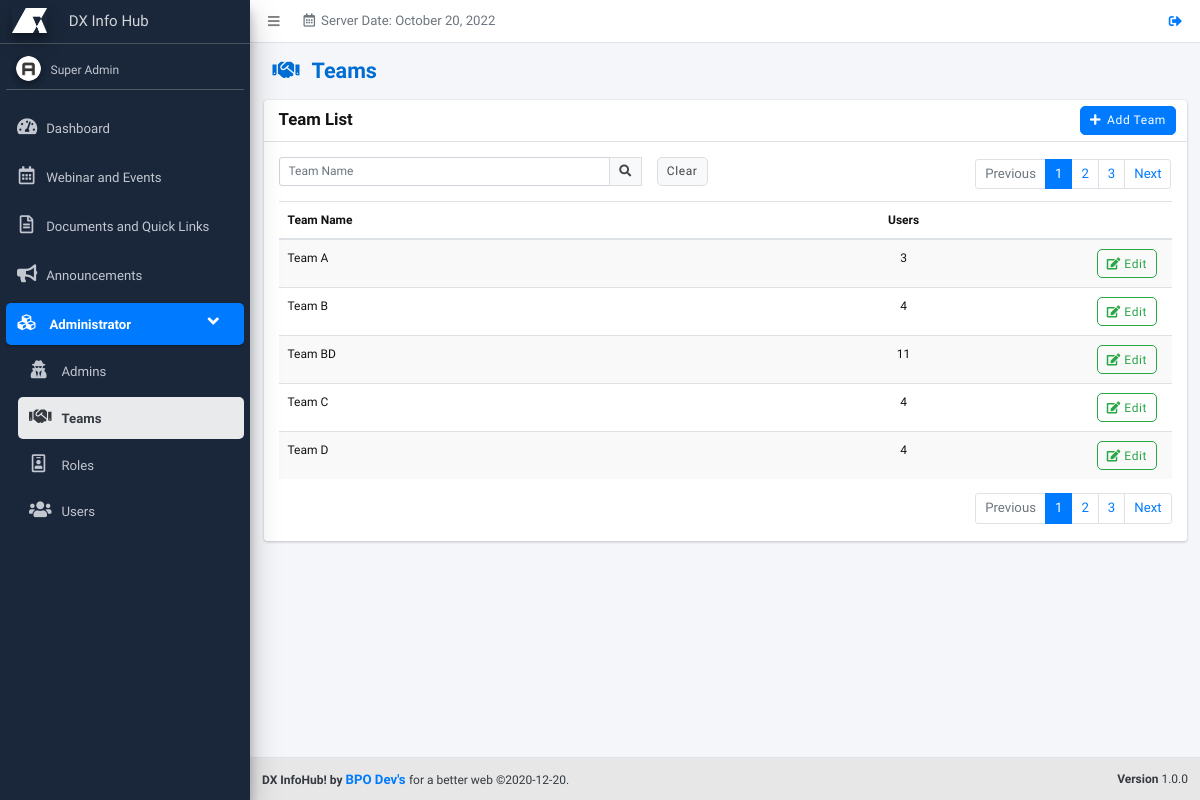
/pages/teams/index.php (signed in), run on the app's committed database.
### tables this page shows
CREATE TABLE `teams` (
  `id` int(11) NOT NULL,
  `team_name` varchar(100) NOT NULL,
  `team_status` int(11) NOT NULL DEFAULT 0,
  `temp_del` int(11) NOT NULL DEFAULT 0,
  `timestamp` timestamp NOT NULL DEFAULT current_timestamp() ON UPDATE current_timestamp()
);

### includes/functions.php (called while the page is built, shortened)
<?php
function renderLang($lang_arr) {
	if(isset($lang_arr[$GLOBALS['default_lang_idx']])) {
		if($lang_arr[$GLOBALS['default_lang_idx']] != '') {
			$return = $lang_arr[$GLOBALS['default_lang_idx']];
		} else {
			$return = $lang_arr[0];
		}
	} else {
		$return = $lang_arr[0];
	}
	return $return;
}
function checkSession() {
	$r = 0;
	if(isset($_SESSION['sys_id'])) {
		$r = 1;
	}
	return $r;
}
function checkPermission($permission) {
	$r = 0;
	if(in_array($permission,$_SESSION['sys_permissions'])) {
		$r = 1;
	}
	return $r;
}
function encryptID($id,$module = '') {
	return processIDEncryption($id,'encrypt',$module);
}
function processIDEncryption($id,$action,$module) {
	$charBank_arr = array('_q','i','_B','l','_a','M','f','u','_g','O','h','9','V','W','F','s','6','K','P','_b','8','_r','X','3','Y','2','N','d','q','_S','j','_L','_R','p','Z','E','5','e','x','A','_k','_I','g','_Q','_G','J','G','_j','_J','b','_c','o','_E','_p','m','1','_i','_K','_o','B','I','S','_l','_H','0','_n','Q','y','_D','a','H','n','L','_C','D','t','k','_P','R','_e','_s','_M','z','_d','c','_A','_m','w','v','_h','_N','U','_O','T','C','7','_F','r','_f','4');
	$output = '';
	if($action == 'encrypt') {
		$epoch_time = substr(time() * rand(1,100),0,10);
		$dynamic_val = '';
		$dynamic_val .= $charBank_arr[($epoch_time[0].$epoch_time[1])*1];
		$dynamic_val .= $charBank_arr[($epoch_time[2].$epoch_time[3])*1];
		$dynamic_val .= $charBank_arr[($epoch_time[4].$epoch_time[5])*1];
		$dynamic_val .= $charBank_arr[($epoch_time[6].$epoch_time[7])*1];
		$dynamic_val .= $charBank_arr[($epoch_time[8].$epoch_time[9])*1];
		$secret_key = $dynamic_val;
	}
	$encrypt_method = "AES-256-CBC";
	$key = hash('sha256',$secret_key);
	if($module == '') {
		$module = $GLOBALS['page'];
	}
	$iv = substr(hash('sha256',$module),0,16);
	if($action == 'encrypt') {
		$output = base64_encode(openssl_encrypt($id,$encrypt_method,$key,0,$iv)).$dynamic_val;
	} else {
		$id = str_replace($secret_key,'',$id);
		$output = openssl_decrypt(base64_decode($id),$encrypt_method,$key,0,$iv);
	}
	return $output;
}
?>

### includes/lang/teams.php (called while the page is built, shortened)
<?php
$team = array(
	'Teams',
	''
);
$team_list = array(
	'Team List',
	''
);
$team_add = array(
	'Add Team',
	''
);
$team_edit = array(
	'Edit Team',
	''
);
$team_name_label = array(
	'Team Name',
	''
);
$team_users_label = array(
	'Users',
	''
);
?>

### includes/common/set-search.php (called while the page is built, shortened)
<?php
$where = '';
if(isset($keywords_arr)) {
	foreach($keywords_arr as $keyword) {
		$keyword = str_replace("'","''",$keyword);
		if($where == '') {
			foreach($fields_arr as $field) {
				if($where == '') {
					$where .= " WHERE ".$field." LIKE '%".$keyword."%' AND temp_del = 0";
				} else {
					$where .= " OR ".$field." LIKE '%".$keyword."%' AND temp_del = 0";
				}
			}
		} else {
			foreach($fields_arr as $field) {
				$where .= " OR ".$field." LIKE '%".$keyword."%' AND temp_del = 0";
			}
		}
	}
} else {
	if($where == '' && $page != 'system-log') {
		 $where = " WHERE temp_del=0";
	}
}
?>

### includes/common/set-pagination.php (called while the page is built, shortened)
<?php
$numrows = 5;
$page_ctr = 1;
$sql_start = abs($numrows * ((int)$page_ctr-1));
?>

### includes/lang/webinar-events.php (called while the page is built, shortened)
<?php
$edit = array(
	'Edit',
	''
);
?>

### pages/teams/index.php (the view, shortened to what this page needs)
<?php
require($_SERVER['DOCUMENT_ROOT'].'/includes/config.php');
if(checkSession()) {
	if(checkPermission('teams')) {
		$page = 'teams';
		$fields_arr = array('team_name');
		require($_SERVER['DOCUMENT_ROOT'].'/includes/common/set-search.php');
		require($_SERVER['DOCUMENT_ROOT'].'/includes/common/set-pagination.php');
?>
<!DOCTYPE html>
<html>
<head>
	<?php require($_SERVER['DOCUMENT_ROOT'].'/includes/common/links.php'); ?>
</head>
<body class="hold-transition sidebar-mini layout-fixed">
	<div class="wrapper">
		<?php
		require($_SERVER['DOCUMENT_ROOT'].'/includes/common/child-header.php');
		require($_SERVER['DOCUMENT_ROOT'].'/includes/common/child-sidebar.php');
		?>
		<div class="content-wrapper">
			<section class="content-header">
				<div class="container-fluid">
					<div class="row mb-2">
						<div class="col-sm-6">
							<h1><i class="fa fa-handshake mr-3"></i><?php echo renderLang($team); ?></h1>
						</div>
					</div>
				</div>
			</section>
			<section class="content">
				<div class="container-fluid">
					<div class="card">
						<div class="card-header">
							<h3 class="card-title"><?php echo renderLang($team_list); ?></h3>
							<div class="card-tools">
								<button type="button" class="btn btn-primary mr-1" data-toggle="modal" data-target="#add_team_modal">
									<i class="fa fa-plus mr-2"></i><?php echo renderLang($team_add); ?>
								</button>
							</div>
						</div>
						<div class="card-body">
							<?php require($_SERVER['DOCUMENT_ROOT'].'/includes/common/search-and-pagination.php'); ?>
							<div class="table-responsive">
								<table id="table-data" class="table table-striped table-hover">
									<thead>
										<tr>
											<th style="width:50%"><?php echo renderLang($team_name_label); ?></th>
											<th class="text-center"><?php echo renderLang($team_users_label); ?></th>
											<th style="width:10%"></th>
										</tr>
									</thead>
									<tbody>
										<?php
										$sql = $pdo->prepare("SELECT * FROM teams".$where." ORDER BY team_name ASC LIMIT ".$sql_start.",".$numrows);
										$sql->execute();
										while($data = $sql->fetch(PDO::FETCH_ASSOC)) {
											$team_id = encryptID($data['id']);
											$count =  $pdo->prepare("SELECT * FROM `users` WHERE `team_id` = ".$data['id']);
											$count->execute();
											$total_data_count = $count->rowCount();
											echo '<tr>';
												echo '<td>'.$data['team_name'].'</td>';
												echo '<td class="text-center">'.$total_data_count.'</td>';
												echo '<td class="text-center">';
													if(checkPermission('team-edit')) {
														echo '<a href="/edit-team/'.$team_id.'" class="btn btn-outline-success" title="'.renderLang($team_edit).'"><i class="fas fa-edit"></i> '. renderLang($edit) .'</a>';
													}
												echo '</td>';
											echo '</tr>';
										}
										?>
									</tbody>
								</table>
							</div>
							<?php require($_SERVER['DOCUMENT_ROOT'].'/includes/common/pagination-bottom.php'); ?>
						</div>
					</div>
				</div>
			</section>
		</div>
		<?php require($_SERVER['DOCUMENT_ROOT'].'/includes/common/child-footer.php'); ?>
	</div>
</body>
</html>
<?php
	} else {
		$_SESSION['sys_permission_err'] = renderLang($permission_message_1);
		header('location: /dashboard');
	}
} else {
	$_SESSION['sys_login_err'] = renderLang($login_msg_err_4);
	header('location: /login');
}
?>

### assets/css/common.css (style rules this page uses)
html { font-size: 12px; }
.content-wrapper { padding-bottom: 2.5rem; }
.card-header > .card-tools { margin-top: -.25rem; margin-bottom: -.25rem; }
.card-title { font-size: 1.4rem; }
.content-header { padding: 15px 15px 10px; }
.table-striped tbody tr:nth-of-type(odd) { background: rgba(0,0,0,0.025); }

### assets/css/style.css (style rules this page uses)
:root { --blue: #006DD3; --gray: #E7E7E7; --dark-gray: #606060; --white: #fff; --black: #121212; }
body p, a { font-size: 1.1rem; }
.btn { border-radius: 5px; letter-spacing: 0.05rem; }
.btn .fa { margin-right: 10px; }
@media (min-width: 1200px) { .h1, .h2, .h3, .h4, .h5, .h6, h1, h2, h3, h4, h5, h6 { font-weight: bold !important; text-transform: none; } }
@media (min-width: 1200px) { body { font-family: 'Inter Tight', sans-serif; color: var(--black); height: 100%; font-size: 1rem; } }
@media (min-width: 1200px) { * { box-sizing: border-box; } }
@media (min-width: 1200px) { [class*="col-"] { float: left; } }
@media (min-width: 1200px) { h1 { font-weight: 700; color: var(--blue);; } }
[class*="col-"] { width: 100%; }

### data on the page
teams: team_name "Team A", total_data_count "3"
teams: team_name "Team B", total_data_count "4"
teams: team_name "Team BD", total_data_count "11"
teams: team_name "Team C", total_data_count "4"
teams: team_name "Team D", total_data_count "4"

### other printed values
renderLang($header_server_date) "Server Date:"
$_SESSION['sys_fullname'] "Super Admin"
renderLang($team) "Teams"
renderLang($team_list) "Team List"
renderLang($team_add) "Add Team"
renderLang($btn_clear) "Clear"
renderLang($btn_previous) "Previous"
renderLang($btn_next) "Next"
renderLang($team_name_label) "Team Name"
renderLang($team_users_label) "Users"
renderLang($sitename) "DX InfoHub!"
